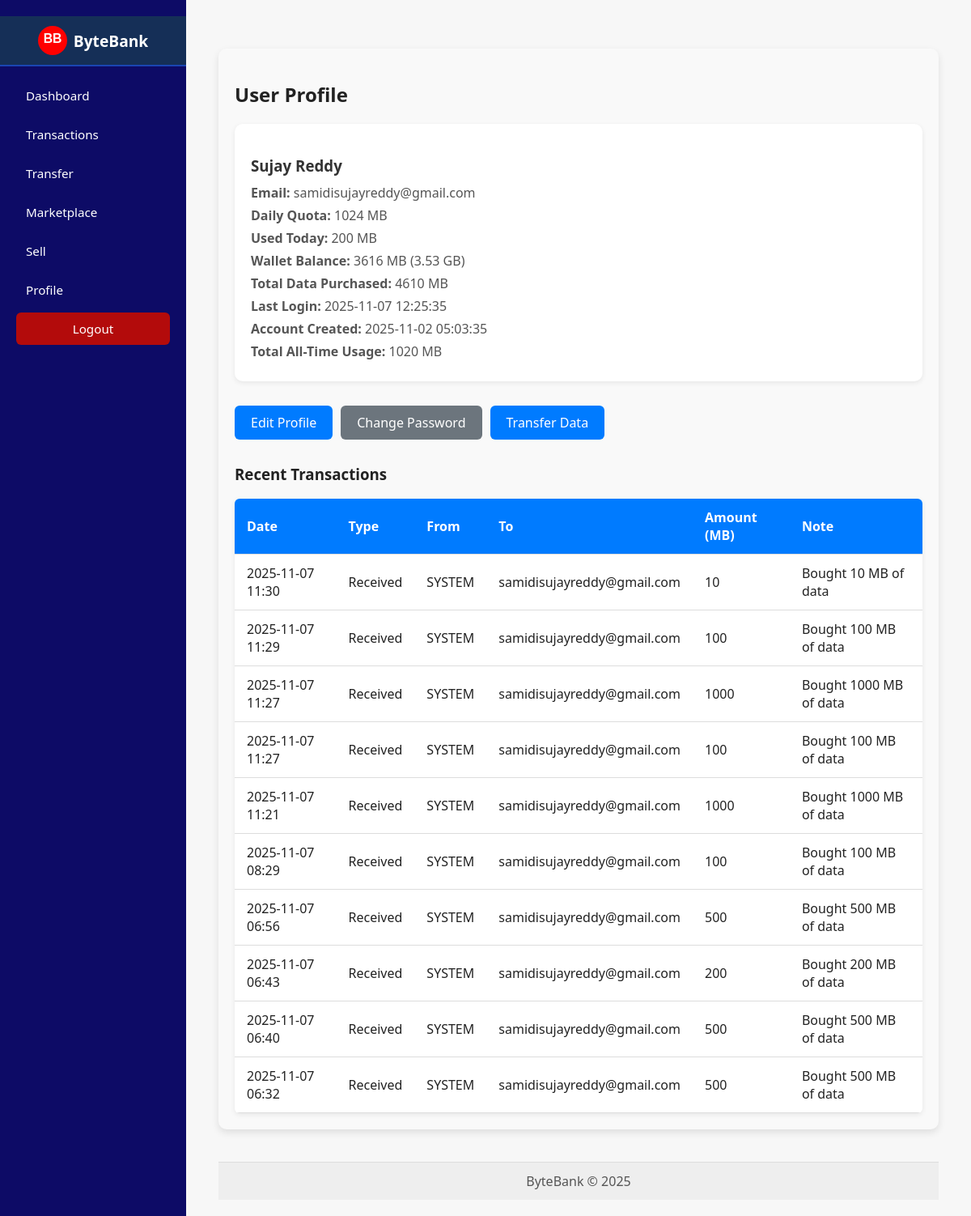
The app's page /profile (signed in) with its own data.
### app.py (models this page shows, shortened)
class User(db.Model):
    id = db.Column(db.Integer, primary_key=True)
    name = db.Column(db.String(120), nullable=False)
    email = db.Column(db.String(150), unique=True, nullable=False)
    password_hash = db.Column(db.String(200), nullable=False)
    daily_quota_mb = db.Column(db.Integer, default=1024)  # default 1GB/day in MB
    used_today_mb = db.Column(db.Integer, default=0)
    total_used_mb = db.Column(db.Integer, default=0) #cumulative all-time usage
    last_usage_date = db.Column(db.Date, nullable=True)
    is_admin = db.Column(db.Boolean, default=False)
    created_at = db.Column(db.DateTime, default=datetime.utcnow)
    last_login = db.Column(db.DateTime)
    wallet = db.relationship('DataWallet', uselist=False, back_populates='user')
    sent_transactions = db.relationship('Transaction', back_populates='sender', foreign_keys='Transaction.sender_id')
    received_transactions = db.relationship('Transaction', back_populates='receiver', foreign_keys='Transaction.receiver_id')

class DataWallet(db.Model):
    id = db.Column(db.Integer, primary_key=True)
    user_id = db.Column(db.Integer, db.ForeignKey('user.id'), unique=True, nullable=False)
    balance_mb = db.Column(db.Integer, default=0)  # stored in MB
    total_purchased_mb = db.Column(db.Integer,default=0)
    total_used_mb = db.Column(db.Integer, default=0)
    created_at = db.Column(db.DateTime, default=datetime.utcnow)
    user = db.relationship('User', back_populates='wallet')

class Transaction(db.Model):
    id = db.Column(db.Integer, primary_key=True)
    sender_id = db.Column(db.Integer, db.ForeignKey('user.id'), nullable=True)
    receiver_id = db.Column(db.Integer, db.ForeignKey('user.id'), nullable=True)
    amount_mb = db.Column(db.Integer, nullable=False)
    timestamp = db.Column(db.DateTime, default=datetime.utcnow)
    note = db.Column(db.String(250), nullable=True)
    sender = db.relationship('User', back_populates='sent_transactions', foreign_keys=[sender_id])
    receiver = db.relationship('User', back_populates='received_transactions', foreign_keys=[receiver_id])

### app.py (the view)
@app.route('/profile')
def profile():
    user = current_user()
    if not user:
        flash("Please login to view your profile.", "error")
        return redirect(url_for('login'))
    wallet = ensure_wallet(user)
    total_all_time = user.total_used_mb or 0
    transactions = (
        Transaction.query.options(
            joinedload(Transaction.sender),
            joinedload(Transaction.receiver)
        )
        .filter((Transaction.sender_id == user.id) | (Transaction.receiver_id == user.id))
        .order_by(Transaction.timestamp.desc())
        .limit(10)
        .all()
    )
    print(f"[DEBUG PROFILE] Wallet balance: {wallet.balance_mb}, Wallet used: {wallet.total_used_mb}")
    print(f"[DEBUG PROFILE] Total All-Time Usage: {total_all_time}")
    return render_template(
        'profile.html',
        user=user,
        wallet=wallet,
        total_all_time=total_all_time,
        transactions=transactions
    )

### app.py (called while the page is built)
def current_user():
    user_id = session.get('user_id')
    if not user_id:
        return None
    return User.query.get(user_id)

def ensure_wallet(user):
    if not user.wallet:
        wallet = DataWallet(user_id=user.id, balance_mb=0)
        db.session.add(wallet)
        db.session.commit()
        return wallet
    return user.wallet

@app.template_filter('mb_to_gb')
def mb_to_gb(mb):
    try:
        mb_val = (mb or 0)
        return f"{mb_val/1024:.2f} GB"
    except Exception:
        return "0.00 GB"

@app.context_processor
def inject_now():
    return {'datetime': datetime}

### templates/profile.html (shortened to what this page needs)
{% extends "layout.html" %}
{% block content %}
<div class="container profile-container">
  <h2>User Profile</h2>
  {% if user %}
    <div class="profile-card">
      <h3>{{ user.name }}</h3>
      <p><strong>Email:</strong> {{ user.email }}</p>
      <p><strong>Daily Quota:</strong> {{ user.daily_quota_mb }} MB</p>
      <p><strong>Used Today:</strong> {{ user.used_today_mb }} MB</p>
      <p><strong>Wallet Balance:</strong> {{ user.wallet.balance_mb }} MB ({{ user.wallet.balance_mb|mb_to_gb }})</p>
      <p><strong>Total Data Purchased:</strong> {{ user.wallet.total_purchased_mb if user.wallet.total_purchased_mb else 0 }} MB</p>
      <p><strong>Last Login:</strong> {{ user.last_login.strftime('%Y-%m-%d %H:%M:%S') if user.last_login else 'Never logged in' }}</p>
      <p><strong>Account Created:</strong> {{ user.created_at.strftime('%Y-%m-%d %H:%M:%S') if user.created_at else 'Unknown' }}</p>
      <p><strong>Total All-Time Usage:</strong> {{ total_all_time }} MB</p>
    </div>
    <div class="profile-actions">
      <a href="{{ url_for('update_profile') }}" class="btn">Edit Profile</a>
      <a href="{{ url_for('change_password') }}" class="btn btn-secondary">Change Password</a>
      <a href="{{ url_for('transfer') }}" class="btn">Transfer Data</a>
    </div>
    <div class="profile-transactions">
      <h3>Recent Transactions</h3>
      {% if transactions %}
        <table>
          <thead>
            <tr>
              <th>Date</th>
              <th>Type</th>
              <th>From</th>
              <th>To</th>
              <th>Amount (MB)</th>
              <th>Note</th>
            </tr>
          </thead>
          <tbody>
            {% for t in transactions %}
              <tr>
                <td>{{ t.timestamp.strftime('%Y-%m-%d %H:%M') if t.timestamp else 'N/A' }}</td>
                <td>
                  {% if t.sender_id == user.id %}
                    Sent
                  {% elif t.receiver_id == user.id %}
                    Received
                  {% else %}
                    Unknown
                  {% endif %}
                </td>
                <td>
                  {% if t.sender %}{{ t.sender.email }}{% else %}SYSTEM{% endif %}
                </td>
                <td>
                  {% if t.receiver %}{{ t.receiver.email }}{% else %}SYSTEM{% endif %}
                </td>
                <td>{{ t.amount_mb }}</td>
                <td>{{ t.note or '' }}</td>
              </tr>
            {% endfor %}
          </tbody>
        </table>
      {% else %}
        <p>No recent transactions found.</p>
      {% endif %}
    </div>
  {% else %}
    <p>Please <a href="{{ url_for('login') }}">login</a> to view your profile.</p>
  {% endif %}
</div>
{% endblock %}

### static/main.css (style rules this page uses)
body { font-family: 'Segoe UI', Tahoma, sans-serif; margin: 0; background: #f7f7f7; color: #222; display: flex; flex-direction: column; min-height: 100vh; }
button, .btn { display: inline-block; margin-top: 10px; padding: 8px 12px; background: #007bff; color: white; border: none; border-radius: 4px; text-decoration: none; cursor: pointer; }
table { width: 100%; border-collapse: collapse; }
table thead th { background: #eee; padding: 8px; text-align: left; }
table td, table th { padding: 8px; border-bottom: 1px solid #ddd; }

### templates/profile.html (style rules this page uses)
.profile-container { max-width: 900px; margin: 40px auto; padding: 20px; background-color: #f9f9f9; border-radius: 10px; box-shadow: 0 4px 10px rgba(0,0,0,0.1); }
.profile-card { background-color: #ffffff; padding: 20px; border-radius: 10px; margin-bottom: 20px; box-shadow: 0 2px 6px rgba(0,0,0,0.08); }
.profile-card h3 { margin-bottom: 10px; color: #333; }
.profile-card p { margin: 6px 0; color: #555; }
.profile-actions { display: flex; gap: 10px; flex-wrap: wrap; margin-bottom: 30px; }
.profile-actions .btn { display: inline-block; padding: 10px 20px; border-radius: 6px; background-color: #007bff; color: #fff; text-decoration: none; transition: background-color 0.2s; }
.profile-actions .btn.btn-secondary { background-color: #6c757d; }
.profile-transactions table { width: 100%; border-collapse: collapse; margin-top: 10px; background-color: #fff; border-radius: 6px; overflow: hidden; box-shadow: 0 2px 6px rgba(0,0,0,0.08); }
.profile-transactions th, .profile-transactions td { padding: 12px 15px; text-align: left; border-bottom: 1px solid #ddd; }
.profile-transactions th { background-color: #007bff; color: #fff; }

### records on screen
User: name "Sujay Reddy", email "samidisujayreddy@gmail.com", daily_quota_mb "1024", used_today_mb "200", last_login "2025-11-07 12:25:35", created_at "2025-11-02 05:03:35", total_used_mb "1020"
DataWallet: wallet.balance_mb "3616", wallet.balance_mb|mb_to_gb "3.53 GB", wallet "4610"
Transaction: timestamp "2025-11-07 11:30", shows "Received", receiver.email "samidisujayreddy@gmail.com", amount_mb "10", note "Bought 10 MB of data"
Transaction: timestamp "2025-11-07 11:29", shows "Received", receiver.email "samidisujayreddy@gmail.com", amount_mb "100", note "Bought 100 MB of data"
Transaction: timestamp "2025-11-07 11:27", shows "Received", receiver.email "samidisujayreddy@gmail.com", amount_mb "1000", note "Bought 1000 MB of data"
Transaction: timestamp "2025-11-07 11:27", shows "Received", receiver.email "samidisujayreddy@gmail.com", amount_mb "100", note "Bought 100 MB of data"
Transaction: timestamp "2025-11-07 11:21", shows "Received", receiver.email "samidisujayreddy@gmail.com", amount_mb "1000", note "Bought 1000 MB of data"
Transaction: timestamp "2025-11-07 08:29", shows "Received", receiver.email "samidisujayreddy@gmail.com", amount_mb "100", note "Bought 100 MB of data"
Transaction: timestamp "2025-11-07 06:56", shows "Received", receiver.email "samidisujayreddy@gmail.com", amount_mb "500", note "Bought 500 MB of data"
Transaction: timestamp "2025-11-07 06:43", shows "Received", receiver.email "samidisujayreddy@gmail.com", amount_mb "200", note "Bought 200 MB of data"
Transaction: timestamp "2025-11-07 06:40", shows "Received", receiver.email "samidisujayreddy@gmail.com", amount_mb "500", note "Bought 500 MB of data"
Transaction: timestamp "2025-11-07 06:32", shows "Received", receiver.email "samidisujayreddy@gmail.com", amount_mb "500", note "Bought 500 MB of data"
